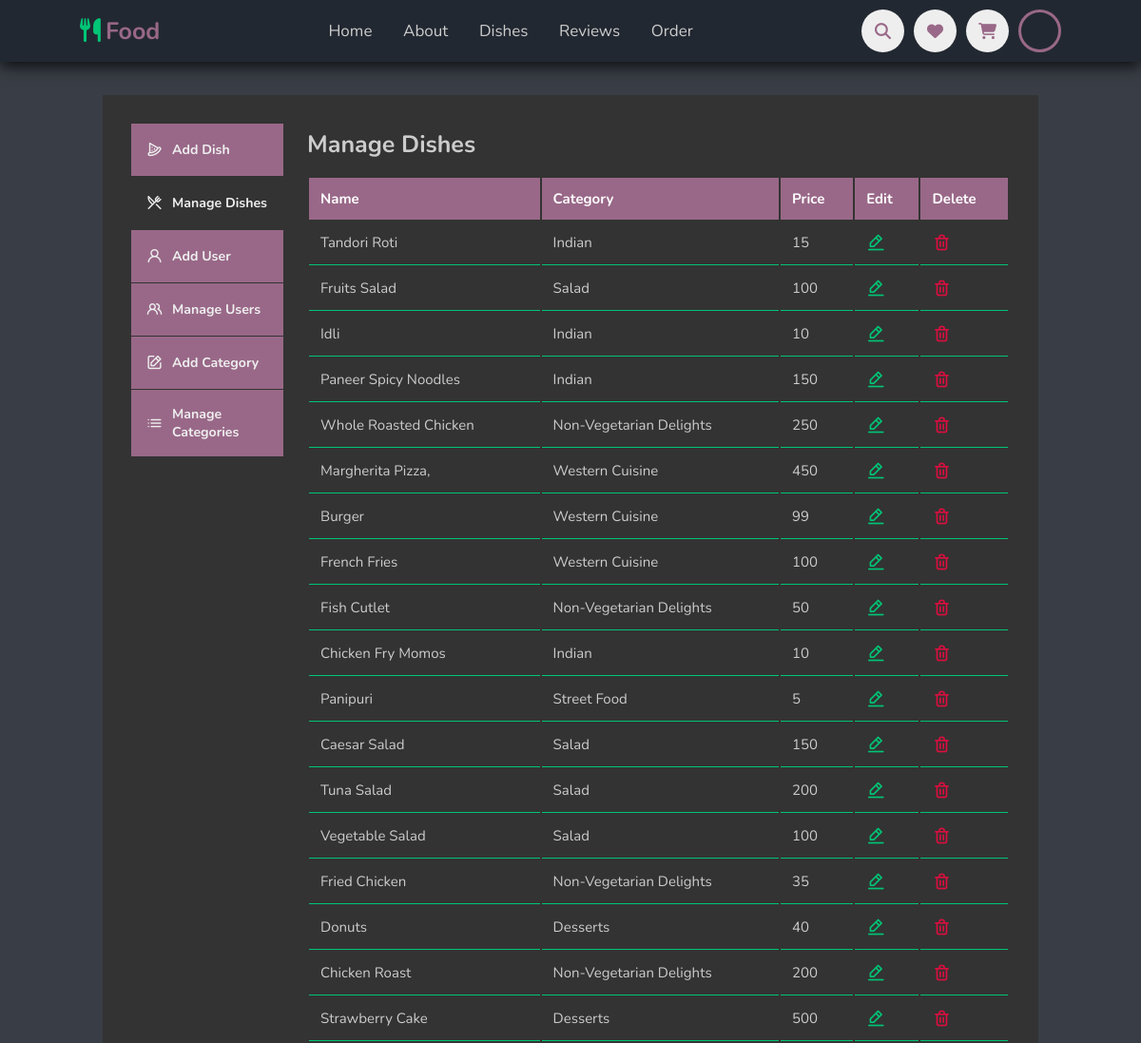
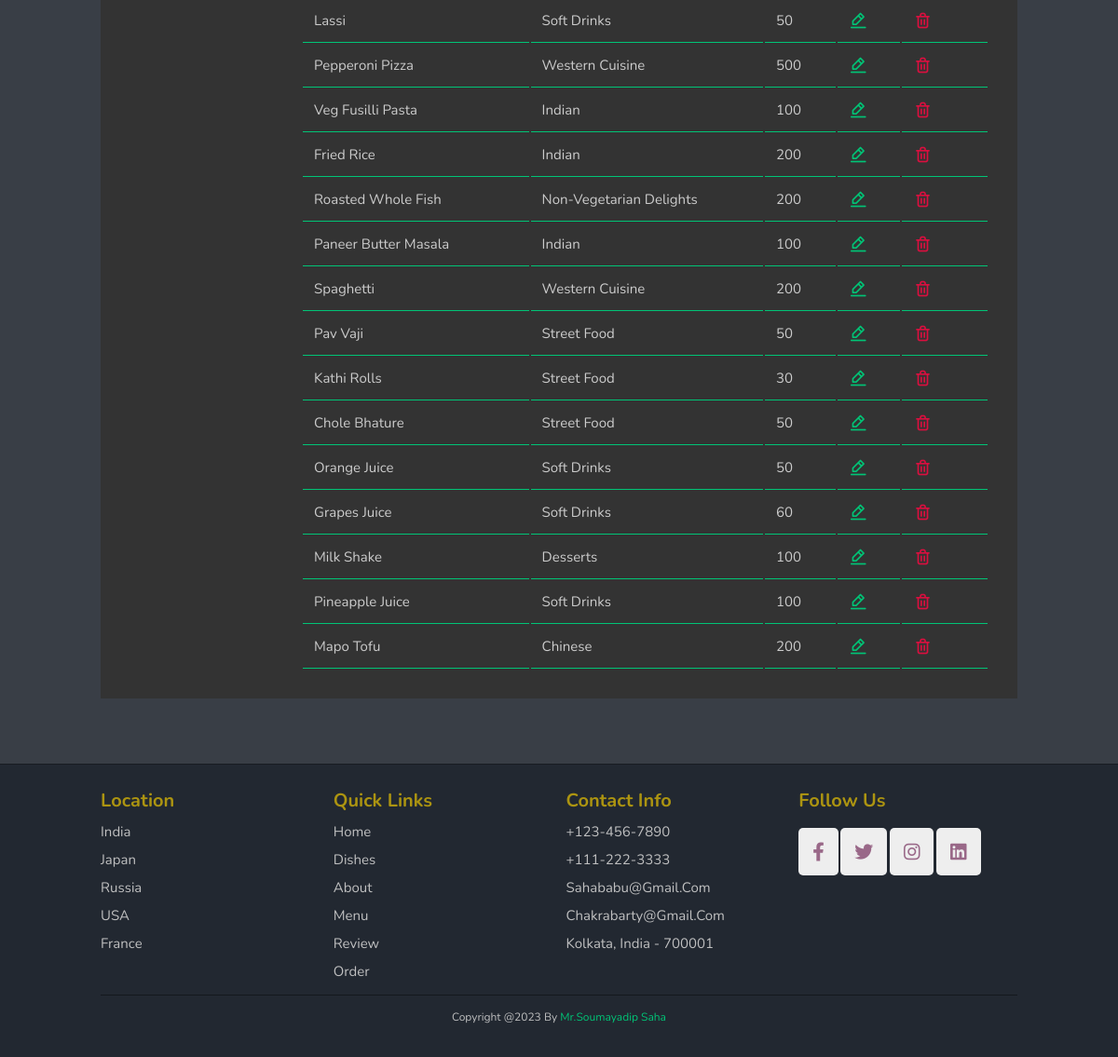
The app's page /admin/index.php (signed in) with its own data (2 pictures, top to bottom).
### tables this page shows
CREATE TABLE `dish` (
  `did` int(11) UNSIGNED NOT NULL,
  `dname` varchar(50) NOT NULL,
  `drating` int(5) NOT NULL,
  `dprice` double NOT NULL,
  `quantity` varchar(255) NOT NULL,
  `dcategory` int(11) UNSIGNED NOT NULL,
  `type` varchar(100) NOT NULL,
  `ingredients` varchar(255) NOT NULL,
  `is_featured` int(1) NOT NULL,
  `is_popular` int(1) NOT NULL,
  `dpicture` varchar(255) NOT NULL,
  `is_today` int(1) NOT NULL,
  `description` text NOT NULL
);

CREATE TABLE `category` (
  `cid` int(10) UNSIGNED NOT NULL,
  `ctitle` varchar(50) NOT NULL,
  `cdescription` text NOT NULL
);

### admin/index.php (the view, shortened to what this page needs)
<?php
    include 'partials/header.php';
    $dish_query = "SELECT * from dish";
    $dish_result = mysqli_query($conn, $dish_query);
?>
<section class="dashboard">
    <?php if(isset($_SESSION['user-admin'])) {?>
    <div class="dashboard_container">
        <aside>
            <ul>
                <li>
                    <a href="./add-dish.php">
                        <i class="uil uil-pizza-slice"></i>
                        <h5>add dish</h5>
                    </a>
                </li>
                <li>
                    <a href="./index.php" class="active">
                        <i class="uil uil-restaurant"></i>
                        <h5>manage dishes</h5>
                    </a>
                </li>
                <li>
                    <a href="./add-user.php">
                        <i class="uil uil-user"></i>
                        <h5>add user</h5>
                    </a>
                </li>
                <li>
                    <a href="./manage-user.php">
                        <i class="uil uil-users-alt"></i>
                        <h5>manage users</h5>
                    </a>
                </li>
                <li>
                    <a href="./add-category.php">
                        <i class="uil uil-edit"></i>
                        <h5>add category</h5>
                    </a>
                </li>
                <li>
                    <a href="./manage-category.php">
                        <i class="uil uil-list-ul"></i>
                        <h5>manage categories</h5>
                    </a>
                </li>
            </ul>
        </aside>
        <main>
            <h2>Manage Dishes</h2>
            <table>
                <thead>
                    <tr>
                        <th>Name</th>
                        <th>category</th>
                        <th>Price</th>
                        <th>Edit</th>
                        <th>Delete</th>
                    </tr>
                </thead>
                <tbody>
                    <?php  while($dish = mysqli_fetch_assoc($dish_result)) { ?>
                        <?php
                            $cid = $dish['dcategory'];
                            $query = "select * from category where cid='$cid'";
                            $result = mysqli_query($conn, $query);
                            $category = mysqli_fetch_assoc($result);
                        ?>
                    <tr>
                        <td><?php echo $dish['dname'] ?></td>
                        <td><?php echo $category['ctitle']  ?></td>
                        <td><?php echo $dish['dprice'] ?></td>
                        <td><a href="<?= ROOT_URL ?>admin/edit-dish.php?did=<?= $dish['did'] ?>" class="sam"><i class="uil uil-edit-alt"></i></a></td>
                        <td><a href="<?= ROOT_URL ?>admin/delete-dish.php?did=<?= $dish['did'] ?>" class="sam danger"><i class="uil uil-trash-alt"></i></a></td>
                    </tr>
                    <?php } ?>
                </tbody>
            </table>
        </main>
    </div>
    <?php } ?>
</section>
<?php
    include 'partials/footer.php';
?>

### CSS/style.css (style rules this page uses)
:root { --green: #00c476; --black: #996888; --light-color: #cacacaef; --box-shadow: 0 .5rem 1.5rem rgba(0, 0, 0, .768); --outline: .1rem solid rgb(0, 0, 0, .3); --outline-hover: .3rem solid #27ae60; --color-red-light: hsl(346, 87%, 46%, 15%); --color-green: #00c476; --color-green-light: hsl(156, 100%, 38%, 15%); --color-gray-900: #1e1e66; --color-red: #da0f3f; --color-red-light: hsl(346, 87%, 46%, 15%); --color-green: #00c476; --color-green-light: hsl(156, 100%, 38%, 15%); }
* { font-family: 'Nunito', sans-serif; margin: 0; padding: 0; box-sizing: border-box; text-decoration: none; outline: none; border: none; text-transform: capitalize; transition: all .2s linear; list-style: none; }
body { background: #222831; }
html { font-size: 62.5%; overflow-x: hidden; scroll-padding-top: 5.5rem; scroll-behavior: smooth; }
section { padding: 2rem 9%; }
section:nth-child(odd) { background: #393e46; }
.dashboard { margin-top: 6rem; }
.dashboard_container { display: grid; grid-template-columns: 16rem auto; gap: 1rem; background: #333333; padding: 3rem; margin-bottom: 5rem; margin-top: 2rem; }
.dashboard aside a { display: flex; background: var(--black); align-items: center; gap: 1rem; padding: 1.6rem; font-size: 1.7rem; color: #eee; width: auto; }
.dashboard aside ul li:not(:last-child) { border-bottom: .1rem solid #333333; }
.dashboard aside a.active { background: #333333; }
.dashboard main { margin-left: 1.5rem; }
h2 { margin: 1rem 0; font-size: 2.5rem; }
.dashboard main h2 { margin-bottom: 2rem; color: #ccc; line-height: 1; }
.dashboard main table { width: 100%; text-align-last: left; }
.dashboard main table th { background: var(--black); color: white; padding: 1.2rem; font-size: 1.5rem; }
.dashboard main table td { padding: 1.2rem; border-bottom: .1rem solid var(--color-green); color: #ccc; font-size: 1.5rem; line-height: 1; }
.sam { font-size: 2rem; color: #00c476; }
.sam.danger { color: var(--color-red); }

### records on screen
dish: dname "Tandori Roti", dcategory.ctitle "Indian", dprice "15"
dish: dname "Fruits Salad", dcategory.ctitle "Salad", dprice "100"
dish: dname "Idli", dcategory.ctitle "Indian", dprice "10"
dish: dname "Paneer Spicy Noodles", dcategory.ctitle "Indian", dprice "150"
dish: dname "Whole Roasted Chicken", dcategory.ctitle "Non-Vegetarian Delights", dprice "250"
dish: dname "Margherita Pizza,", dcategory.ctitle "Western Cuisine", dprice "450"
dish: dname "Burger", dcategory.ctitle "Western Cuisine", dprice "99"
dish: dname "French Fries", dcategory.ctitle "Western Cuisine", dprice "100"
dish: dname "Fish Cutlet", dcategory.ctitle "Non-Vegetarian Delights", dprice "50"
dish: dname "Chicken Fry Momos", dcategory.ctitle "Indian", dprice "10"
dish: dname "Panipuri", dcategory.ctitle "Street Food", dprice "5"
dish: dname "Caesar Salad", dcategory.ctitle "Salad", dprice "150"
dish: dname "Tuna Salad", dcategory.ctitle "Salad", dprice "200"
dish: dname "Vegetable Salad", dcategory.ctitle "Salad", dprice "100"
dish: dname "Fried Chicken", dcategory.ctitle "Non-Vegetarian Delights", dprice "35"
dish: dname "Donuts", dcategory.ctitle "Desserts", dprice "40"
dish: dname "Chicken Roast", dcategory.ctitle "Non-Vegetarian Delights", dprice "200"
dish: dname "Strawberry Cake", dcategory.ctitle "Desserts", dprice "500"
dish: dname "Lassi", dcategory.ctitle "Soft Drinks", dprice "50"
dish: dname "Pepperoni Pizza", dcategory.ctitle "Western Cuisine", dprice "500"
dish: dname "Veg Fusilli Pasta", dcategory.ctitle "Indian", dprice "100"
dish: dname "Fried Rice", dcategory.ctitle "Indian", dprice "200"
dish: dname "Roasted Whole Fish", dcategory.ctitle "Non-Vegetarian Delights", dprice "200"
dish: dname "Paneer Butter Masala", dcategory.ctitle "Indian", dprice "100"
dish: dname "Spaghetti", dcategory.ctitle "Western Cuisine", dprice "200"
dish: dname "Pav Vaji", dcategory.ctitle "Street Food", dprice "50"
dish: dname "Kathi Rolls", dcategory.ctitle "Street Food", dprice "30"
dish: dname "Chole Bhature", dcategory.ctitle "Street Food", dprice "50"
dish: dname "Orange Juice", dcategory.ctitle "Soft Drinks", dprice "50"
dish: dname "Grapes Juice", dcategory.ctitle "Soft Drinks", dprice "60"
dish: dname "Milk Shake", dcategory.ctitle "Desserts", dprice "100"
dish: dname "Pineapple Juice", dcategory.ctitle "Soft Drinks", dprice "100"
dish: dname "Mapo Tofu", dcategory.ctitle "Chinese", dprice "200"
